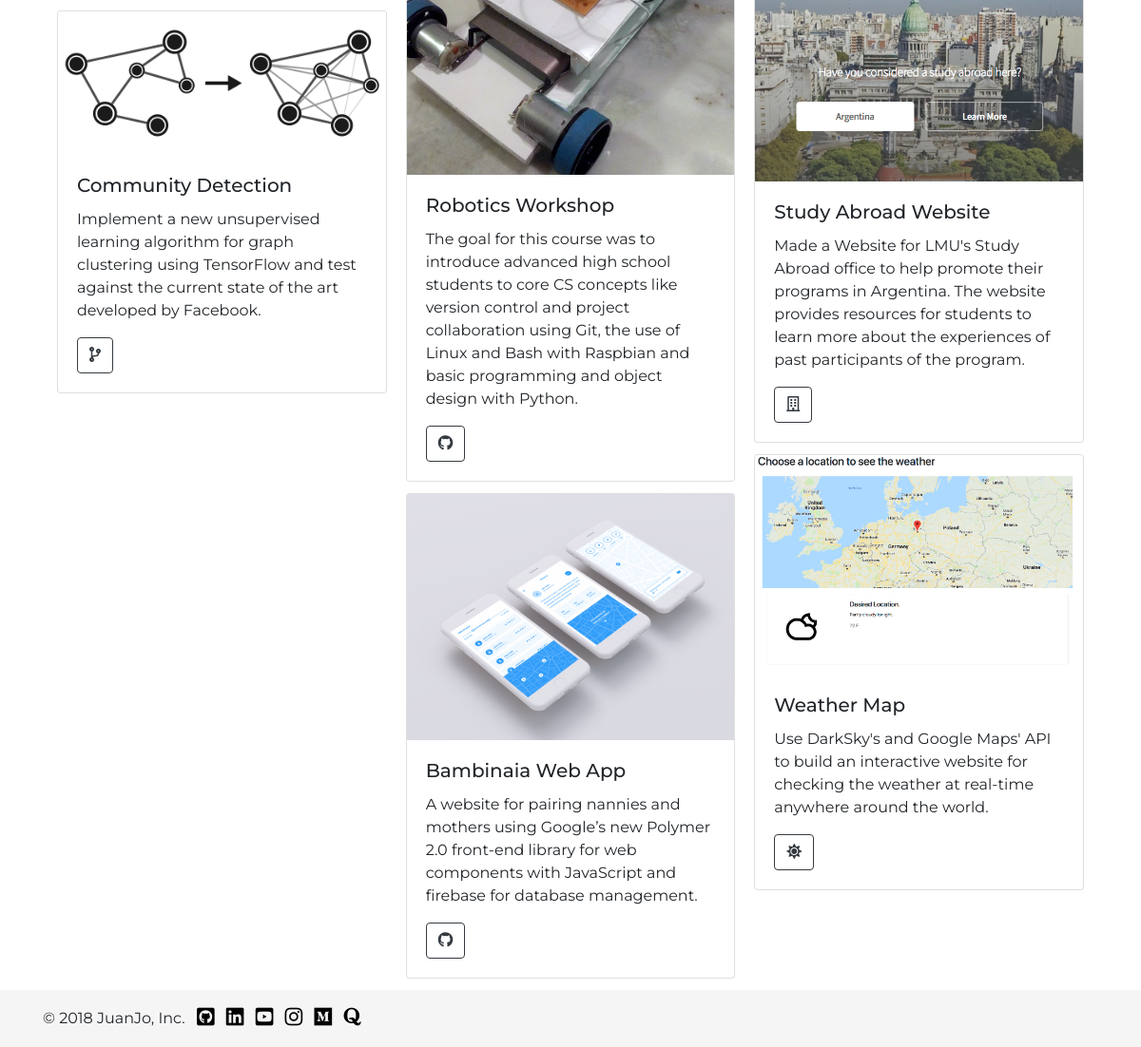
/projects (lower part), run on an earlier commit of the app's database.
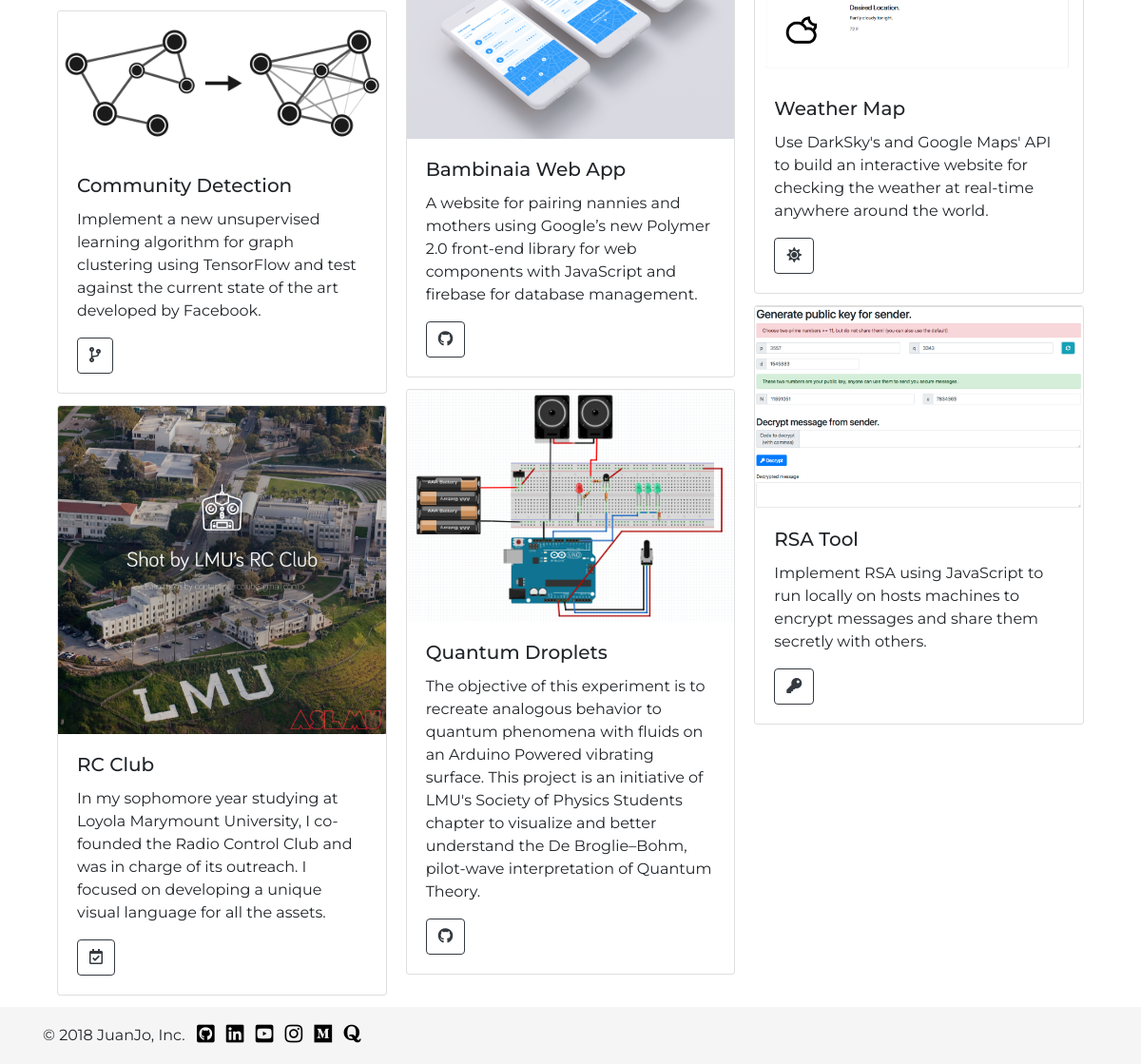
And on a later commit of the database.
### portfolio/models.py (models this page shows, shortened)
class Project(models.Model):
    title = models.CharField(max_length=32)
    content = models.TextField()
    link = models.URLField()
    button_icon = models.CharField(max_length=32)
    img = models.CharField(max_length=64)
    release_date = models.DateField()

### portfolio/views.py (the view)
# urls.py: path("projects", views.projects, name='projects'),
def projects(request):
    context = {
        "projects": Project.objects.all(),
        "nbar": "projects"
    }
    return render(request, "portfolio/projects.html", context)

### portfolio/templates/portfolio/projects.html (shortened to what this page needs)
{% extends "portfolio/navbar.html" %}
{% block content %}
<div class="container">
    <div class="card-columns">
    {% for project in projects %}
      <div class="card">
        {% load static %}
        <img class="card-img-top img-fluid" src="{% static 'portfolio/img/projects/' %}{{ project.img }}">
        <div class="card-body">
          <h5 class="card-title">{{ project.title }}</h5>
          <p class="card-text">{{ project.content }}</p>
          <a href="{{ project.link }}">
            <button type="button" class="btn btn-outline-dark">
              <i class="{{ project.button_icon }}"></i>
            </button>
          </a>
        </div>
      </div>
    {% endfor %}
    </div>
</div>
{% endblock %}

What changed in the data, as far as the page shows it:
no longer on this page (row unchanged): Project: img (picture), title "Robotics Workshop", content "The goal for this course was to introduce advanced high school students to core CS concepts like version control and project collaboration using Git, the use of Linux and Bash with Raspbian and basic programming and object design with Python."
no longer on this page (row edited): Project: img (picture), title "Study Abroad Website", content "Made a Website for LMU's Study Abroad office to help promote their programs in Argentina. The website provides resources for students to learn more about the experiences of past participants of the program."
now on this page (row unchanged): Project: img (picture), title "RC Club", content "In my sophomore year studying at Loyola Marymount University, I co-founded the Radio Control Club and was in charge of its outreach. I focused on developing a unique visual language for all the assets."
now on this page (row unchanged): Project: img (picture), title "Quantum Droplets", content "The objective of this experiment is to recreate analogous behavior to quantum phenomena with fluids on an Arduino Powered vibrating surface. This project is an initiative of LMU's Society of Physics Students chapter to visualize and better understand the De Broglie–Bohm, pilot-wave interpretation of Quantum Theory."
added Project: img (picture), title "RSA Tool", content "Implement RSA using JavaScript to run locally on hosts machines to encrypt messages and share them secretly with others."
